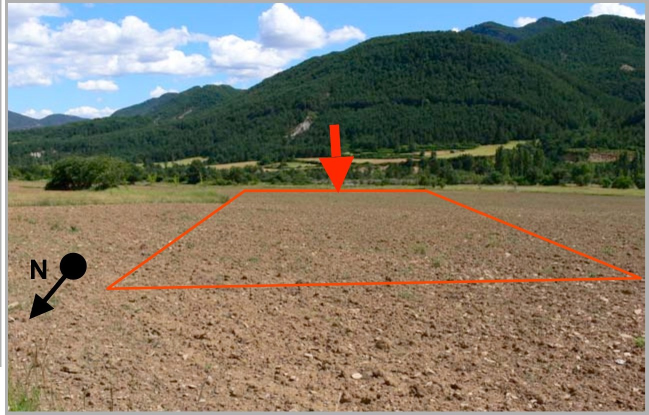
#> input picture data/sources/apvv-pyrenees/Pics/E10_JAVIERRE.jpg, 1298 x 830 px (shown at 1/2 size)
$ python -i extract_pyr_guide.py   (imports and definitions only)
#> lines starting #> are read from the running program, lines starting #| are printed output that depends on the picture; after the words box and inside, x2 and y2 are one past the last pixel; in counts of white or black regions, pixels touching at a corner belong together
#> further down, picture is the input picture: PIL image 1298x830 RGB; mean R, G, B 125, 119.8, 104.8
#!/usr/bin/env python3
"""Extract the APVV "Guide des champs pyrénéens" (2008) into a committed CUP source.

Input is the guide PDF (not in the repo — APVV distributes it to member clubs; ask them).
Output is data/sources/apvv-pyrenees/: a POINTS.cup plus Pics/*.jpg, the same layout the
planeur-net CUPX sources use, so build_pack.py ingests it through the existing extra-CUP
path (see EXTRA_CUPS).

    python3 scripts/extract_pyr_guide.py /path/to/Champs_pyr_esp_v9_fr_br.pdf

Editorial decisions, agreed with the guide in hand:
- The guide lists no difficulty. Champs stay UNKNOWN (no difficulty tag emitted) and
  aerodromes/ULM strips get {aerodrome} -> A. No guessing beyond that.
- The guide is from 2008, so its radio frequencies are dropped entirely: the freq column
  stays empty AND "Fréq. = ..." is stripped from the notes, because the builder also mines
  notes text for frequencies (extract_frequencies_from_row). Current frequencies come from
  OpenAIP/AIP sources, which win on merge. ICAO codes found next to the frequencies are
  kept as the waypoint code so those merges line up.
- Each entry page is a fixed quadrant grid: info block top-left, Google Earth capture
  top-right, Michelin map bottom-left, and — when the club had one — its own aerial or
  ground photo bottom-right. Only that club photo is APVV's to redistribute; the other
  quadrants are never extracted. On pages with no club photo the bottom-right slot holds
  a SECOND Google Earth view (tilted or re-zoomed, same imagery as top-right), so photo
  extraction runs off the CLUB_PHOTO_IDS whitelist below, built by comparing the two
  right-side quadrants of every page, not off the page layout alone.
  The photo is cropped from a 300 dpi page render rather than pulled from the embedded
  JPEG so the vector overlays (red field outline and arrow) survive; 300 dpi oversamples
  the ~200 ppi originals slightly, which is the cheap side of that trade.

Requires poppler-utils (pdftotext, pdftoppm) and Pillow.
"""

from __future__ import annotations

import argparse
import csv
import io
import re
import subprocess
import sys
import unicodedata
from pathlib import Path

from PIL import Image

ENTRY_PAGES = range(4, 31)  # E1..E25 then F1/F2, one entry per page
EXPECTED_ENTRIES = 27

# Where the parsed entries must land (decimal degrees). Catches a mis-read digit in the
# degree/minute conversion, which a plausible-looking CUP string would otherwise hide.
LAT_RANGE = (41.9, 42.8)
LON_RANGE = (-1.4, 2.2)

# Bottom-right photo quadrant as page-size ratios, calibrated on the 150 dpi render of
# page 5 (box 786,622,1442,1044 on 1755x1240) and identical across entry pages.
PHOTO_BOX_RATIOS = (0.4479, 0.5016, 0.8217, 0.8419)
RENDER_DPI = 300

# Entries whose bottom-right quadrant is a genuine club photo (oblique film aerials for
# E1-E3/E5-E8/E11, ground shots for E4/E9/E10). From E12 on, that slot is a tilted or
# re-zoomed Google Earth view of the same imagery as the top-right quadrant — third-party
# imagery the guide could embed but this pack cannot, so no photo is extracted for those.
CLUB_PHOTO_IDS = {"E1", "E2", "E3", "E4", "E5", "E6", "E7", "E8", "E9", "E10", "E11"}

# Entries the guide lists that no longer exist on the ground. The guide is from 2008 and
# cannot be corrected upstream, so the exclusion lives here: without it, re-running this
# extractor would resurrect a removed field. Each needs current imagery as evidence.
#   E13 Graus  — the whole drawn field is a photovoltaic plant in PNOA imagery
#                (found 2026-07-29 by transferring the guide's own outline onto it).
GONE_IDS = {"E13"}

# pdftotext -layout splits glyphs inside words where the PDF kerns them apart. Fixed
# table, not a heuristic: every artifact was read off the actual pages.
KERNING_FIXES = (
    ("m ontée", "montée"),
    ("m ilieu", "milieu"),
    ("com m ercial", "commercial"),
    ("cham p", "champ"),
    ("nom breuses", "nombreuses"),
    ("20m .", "20m."),
)

HEADER_RE = re.compile(r"^([EF]\d{1,2})\s*/\s*(AERO|ULM|CHAMPS?)\s*[–-]\s*(.+)$")
POSITION_RE = re.compile(
    r"N\s*(\d{1,2})°\s*(\d{1,2}),(\d{1,3})['’]?\s*[–-]\s*([EW])\s*(\d{1,3})°\s*(\d{1,2}),(\d{1,3})['’]?"
)
# Photo/map annotations bleed into the text column at high indents; a run of >=10 spaces
# separates them from real text, while justification gaps inside sentences stay narrower.
BLEED_RE = re.compile(r"\s{10,}.*$")
FREQ_RE = re.compile(r"(?:\b[A-Z]{4}\s*-\s*)?Fréq\.?\s*=?\s*[\d.,]+(?:\s*/\s*[\d.,]+)*\s*MHz\.?\s*")
ICAO_RE = re.compile(r"\b(L[EF][A-Z]{2})\s*-\s*(?=Fréq)")
# Same shape extract_frequencies_from_text() mines for — the notes must not match it.
AIRBAND_RE = re.compile(r"(?<!\d)1[1-3]\d[.,]\d")

# Particles that stay lowercase when the ALL-CAPS guide names are title-cased.
LOWER_PARTICLES = {"de", "del", "d’", "d'"}


def run(cmd: list[str]) -> None:
    subprocess.run(cmd, check=True, capture_output=True)


# [5 lines left out: function page_text, not called in this run]


def strip_bleed(line: str) -> str:
    return BLEED_RE.sub("", line).rstrip()


# [17 lines left out: functions clean_text, titlecase_name, not called in this run]


def ascii_slug(name: str) -> str:
    plain = unicodedata.normalize("NFKD", name).encode("ascii", "ignore").decode()
    return re.sub(r"[^A-Za-z0-9]+", "_", plain).strip("_").upper()


def cup_coord(deg: int, minutes: int, frac: str, hemi: str, *, is_lat: bool) -> str:
    deg_width = 2 if is_lat else 3
    return f"{deg:0{deg_width}d}{minutes:02d}.{frac.ljust(3, '0')[:3]}{hemi}"


def decimal_deg(deg: int, minutes: int, frac: str, hemi: str) -> float:
    value = deg + (minutes + float(f"0.{frac.ljust(3, '0')}")) / 60
    return -value if hemi in "SW" else value


# [131 lines left out: functions parse_longueur, parse_entry, compose_desc, cup_style, photo_filename, extract_photo, not called in this run]


def trim_white_margins(image: Image.Image) -> Image.Image:
    """Drop the near-white page background around the photo, keeping its own frame."""
    grey = image.convert("L")
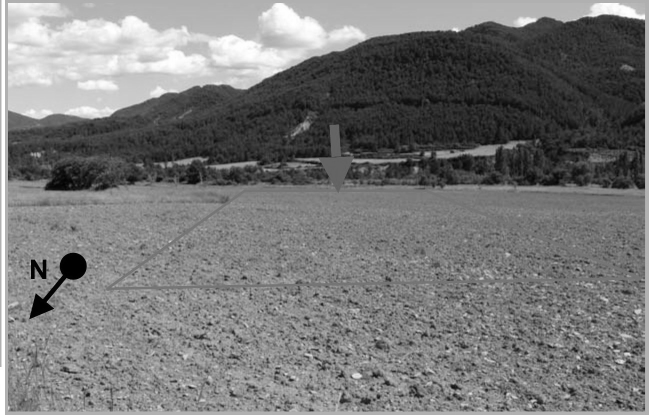
#> grey: PIL image 1298x830 L (shown at 1/2 size); min 0, max 255, mean 119.7
    mask = grey.point(lambda value: 0 if value > 242 else 255)
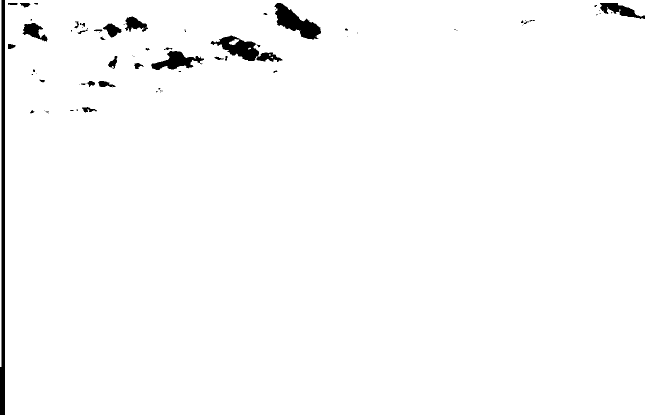
#> mask: PIL image 1298x830 L (shown at 1/2 size); 98.2% white; 75 black regions (42 under 20 px), largest, box (x1, y1, x2, y2) and area: (0, 0, 10, 830) 6098, (549, 6, 642, 80) 3063, (421, 71, 565, 124) 2902
    bbox = mask.getbbox()
#> bbox = (0, 0, 1298, 830)
    return image.crop(bbox) if bbox else image


# [74 lines left out: functions write_cup, main, not called in this run]


# [2 lines not run here, left out]

>>> from PIL import Image
>>> picture = Image.open('../data/sources/apvv-pyrenees/Pics/E10_JAVIERRE.jpg')
>>> result = trim_white_margins(picture)

$ run again, on data/sources/apvv-pyrenees/Pics/E3_SANTA_CILIA.jpg
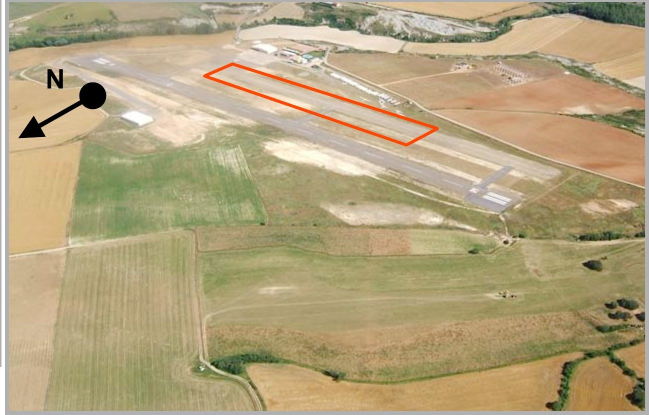
#> input picture data/sources/apvv-pyrenees/Pics/E3_SANTA_CILIA.jpg, 1298 x 830 px (shown at 1/2 size)
#> picture is the input picture: PIL image 1298x830 RGB; mean R, G, B 178.2, 162.4, 124.9
#> in trim_white_margins, `grey = image.convert("L")`:
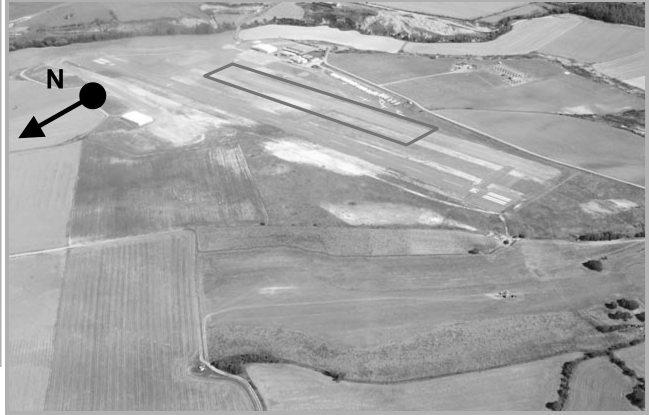
#> grey: PIL image 1298x830 L (shown at 1/2 size); min 0, max 255, mean 162.8
#> in trim_white_margins, `mask = grey.point(lambda value: 0 if value > 242 else 255)`:
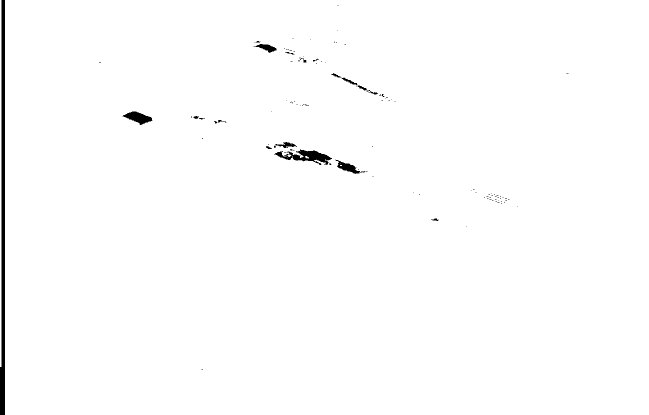
#> mask: PIL image 1298x830 L (shown at 1/2 size); 99% white; 110 black regions (91 under 20 px), largest, box (x1, y1, x2, y2) and area: (0, 0, 10, 830) 6098, (548, 299, 664, 330) 1533, (245, 223, 305, 250) 841
#> bbox = (0, 0, 1298, 830)

$ run again, on data/sources/apvv-pyrenees/Pics/E4_JACA.jpg
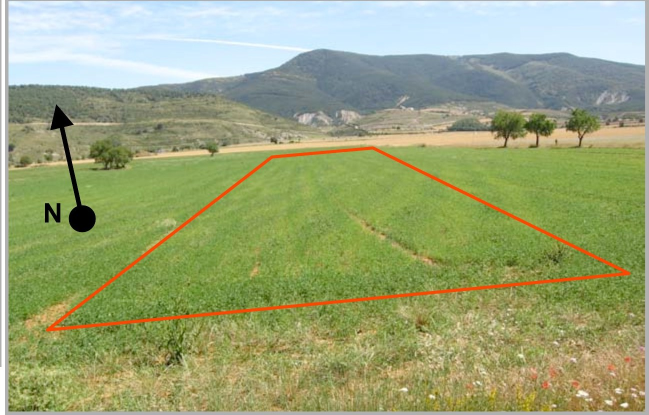
#> input picture data/sources/apvv-pyrenees/Pics/E4_JACA.jpg, 1298 x 830 px (shown at 1/2 size)
#> picture is the input picture: PIL image 1298x830 RGB; mean R, G, B 154.4, 164.4, 119.2
#> in trim_white_margins, `grey = image.convert("L")`:
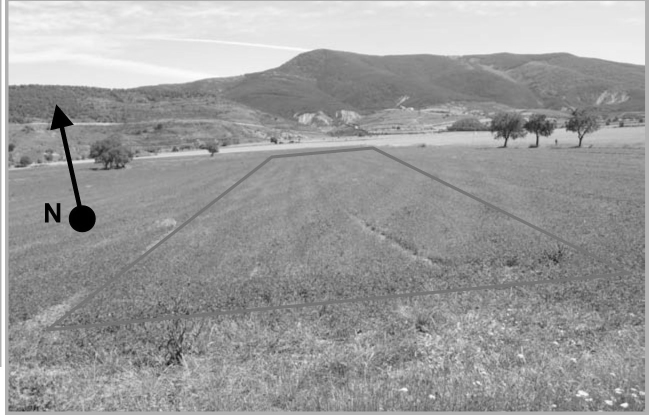
#> grey: PIL image 1298x830 L (shown at 1/2 size); min 0, max 255, mean 156.3
#> in trim_white_margins, `mask = grey.point(lambda value: 0 if value > 242 else 255)`:
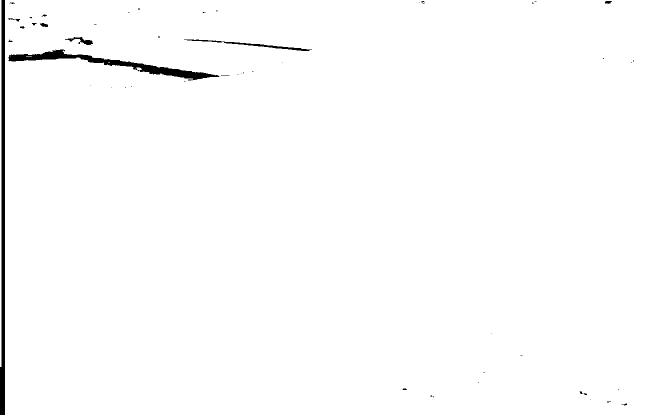
#> mask: PIL image 1298x830 L (shown at 1/2 size); 98.8% white; 56 black regions (42 under 20 px), largest, box (x1, y1, x2, y2) and area: (0, 0, 10, 830) 6098, (17, 99, 439, 161) 5077, (368, 79, 624, 102) 846
#> bbox = (0, 0, 1298, 830)

$ run again, on data/sources/apvv-pyrenees/Pics/E5_SABINANIGO.jpg
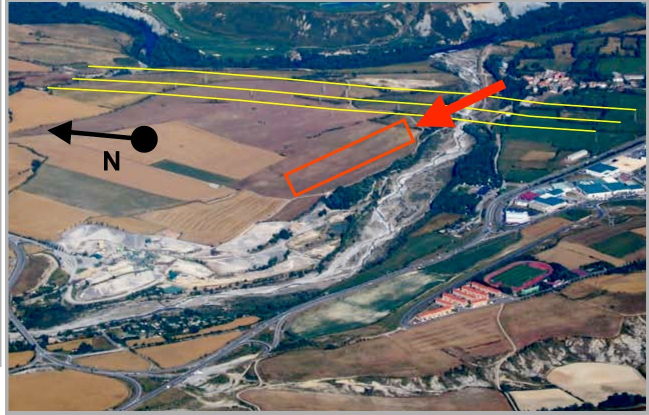
#> input picture data/sources/apvv-pyrenees/Pics/E5_SABINANIGO.jpg, 1298 x 830 px (shown at 1/2 size)
#> picture is the input picture: PIL image 1298x830 RGB; mean R, G, B 106.7, 110.9, 112.6
#> in trim_white_margins, `grey = image.convert("L")`:
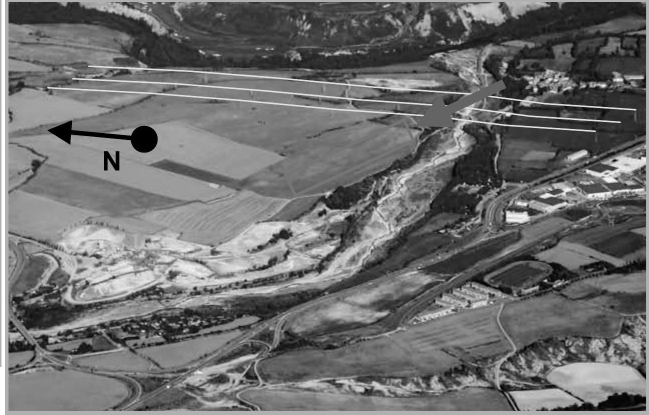
#> grey: PIL image 1298x830 L (shown at 1/2 size); min 0, max 255, mean 109.8
#> in trim_white_margins, `mask = grey.point(lambda value: 0 if value > 242 else 255)`:
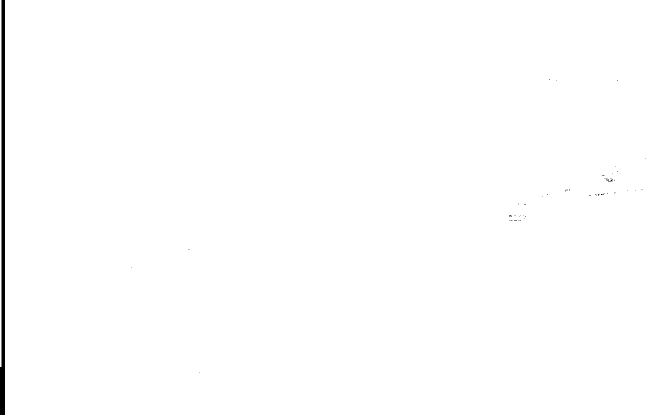
#> mask: PIL image 1298x830 L (shown at 1/2 size); 99.4% white; 52 black regions (51 under 20 px), largest, box (x1, y1, x2, y2) and area: (0, 0, 10, 830) 6098
#> bbox = (0, 0, 1298, 830)
